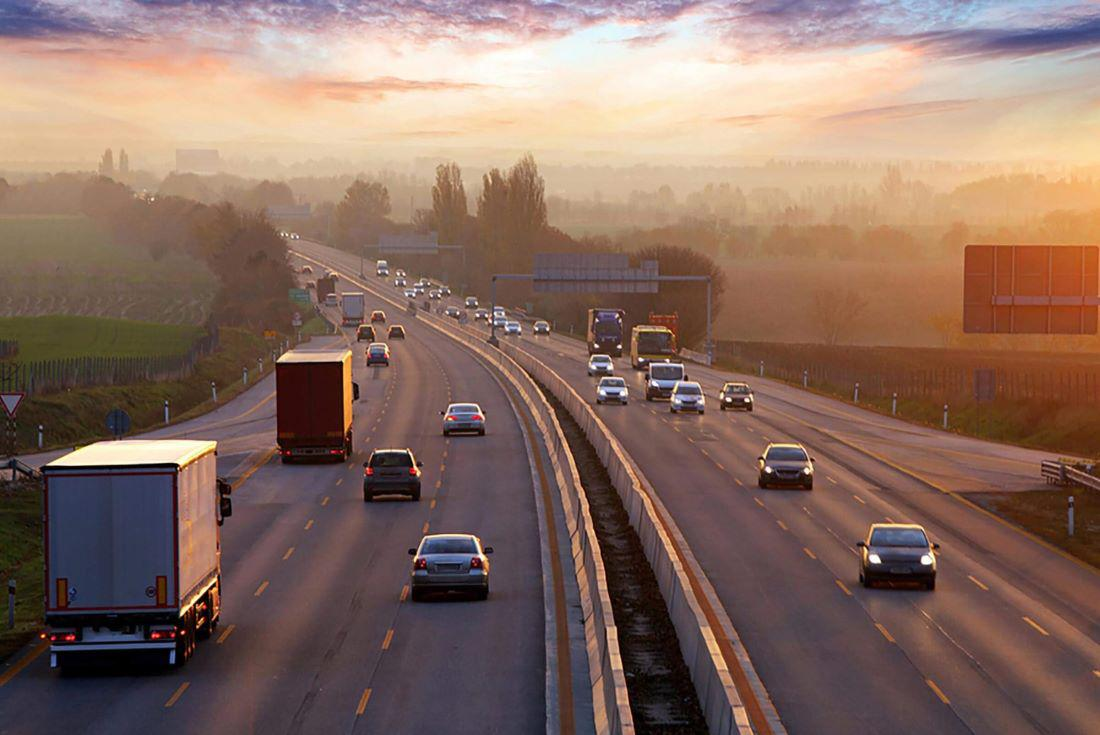
#> input picture OpenCV/car_img.jpg, 1100 x 735 px
$ python image_transformation_and_manipulation.py
#> lines starting #> are read from the running program, lines starting #| are printed output that depends on the picture
#Resizing and scaling
'''
import cv2 as cv
# syntax -> resized = cv.resize(src, dsize, fx, fy, interpolation)

image = cv.imread("car_img.jpg")
if image is None:
    print("image not found")
else:
    print("image loaded")
    # pass the dimesion of the image as wight first then height
    resized = cv.resize(image, (300,300))
    cv.imshow("original image", image)
    cv.imshow("resized image", resized)

    cv.imwrite("resized_output.jpg", resized)
    cv.waitKey(0)
    cv.destroyAllWindows()
'''

#cropping image using slicing in opencv

# syntax -> cropped_img = image[startY:endY, startX:endX]
# here x is columns(left to right) and y is rows (top to bottom)

'''
import cv2 as cv
image = cv.imread("flower.jpg")
if image is not None:
    cropped = image[100:200, 50:150]
    cv.imshow("original", image)
    cv.imshow("cropped", cropped)
    cv.waitKey(0)
    cv.destroyAllWindows()
'''
# image rotation and flipping
# syntax:-
# M = cv.getRotationMatrix2D(center, angle, scale)
# rotated_img = cv.wrapAffine(image, M, (width, height))

'''
import cv2 as cv
image = cv.imread("flower.jpg")
if image is None:
    print("could not load img")
else:
    (h,w) =image.shape[:2]

    center = (w//2, h//2)
    M = cv.getRotationMatrix2D(center, 90, 1.0)
    rotated = cv.warpAffine(image, M, (w,h))

    cv.imshow("original", image)
    cv.imshow("rotated 90 degree", rotated)
    cv.waitKey(0)
    cv.destroyAllWindows()
'''

#filiping image vertically, horizontally, and both
import cv2 as cv
image = cv.imread("car_img.jpg")
#> image is the input picture: shape (735, 1100, 3); mean B, G, R 98.3, 109.4, 136.2
if image is None:
    print("could not load image")
else:
    flipped_horizontal = cv.flip(image, 1)
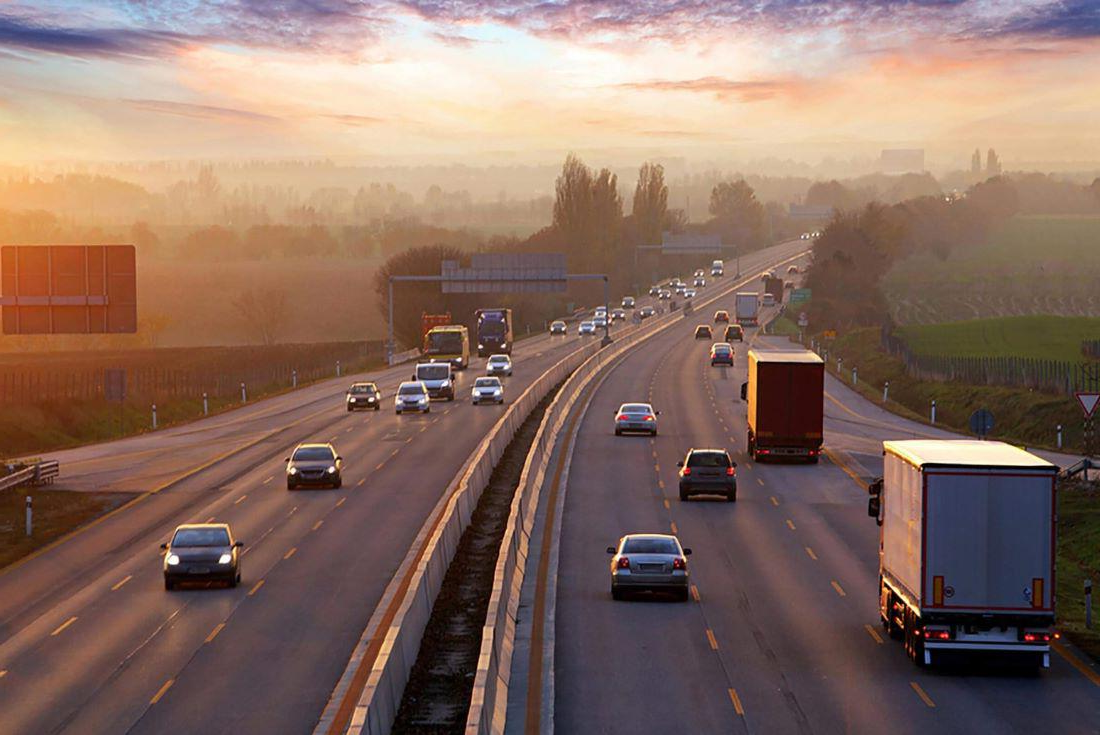
#> flipped_horizontal: shape (735, 1100, 3); mean B, G, R 98.3, 109.4, 136.2
    flipped_vertical = cv.flip(image, 0)
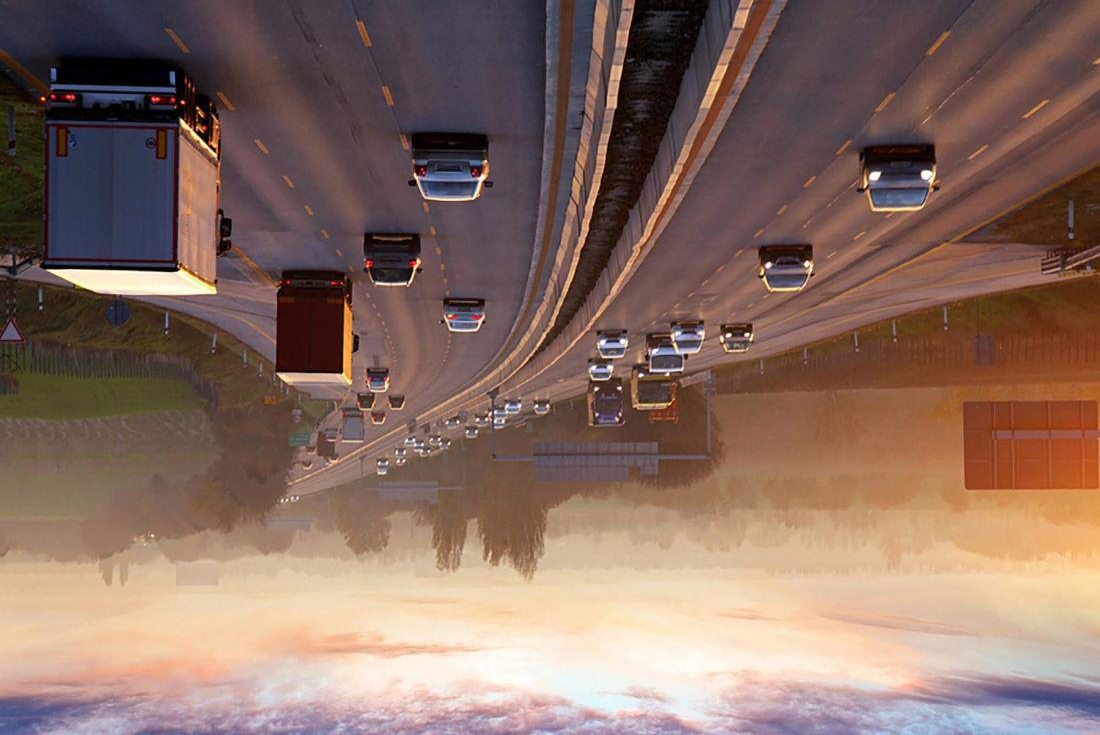
#> flipped_vertical: shape (735, 1100, 3); mean B, G, R 98.3, 109.4, 136.2
    flipped_both = cv.flip(image, -1)
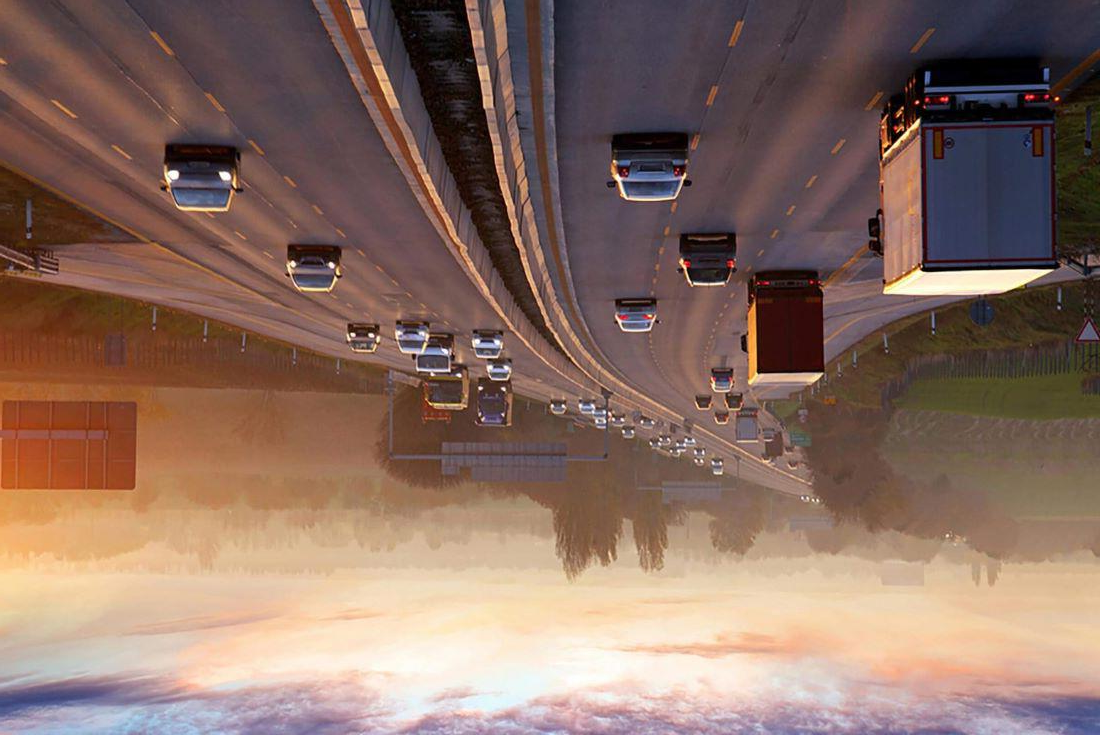
#> flipped_both: shape (735, 1100, 3); mean B, G, R 98.3, 109.4, 136.2

    cv.imshow("original", image)
    cv.imshow("flipped_horizontal", flipped_horizontal)
    cv.imshow("flipped_vertical", flipped_vertical)
    cv.imshow("flipped_both", flipped_both)
    cv.waitKey(0)
    cv.destroyAllWindows()

$ run again, with OpenCV/envy.jpg copied over OpenCV/car_img.jpg
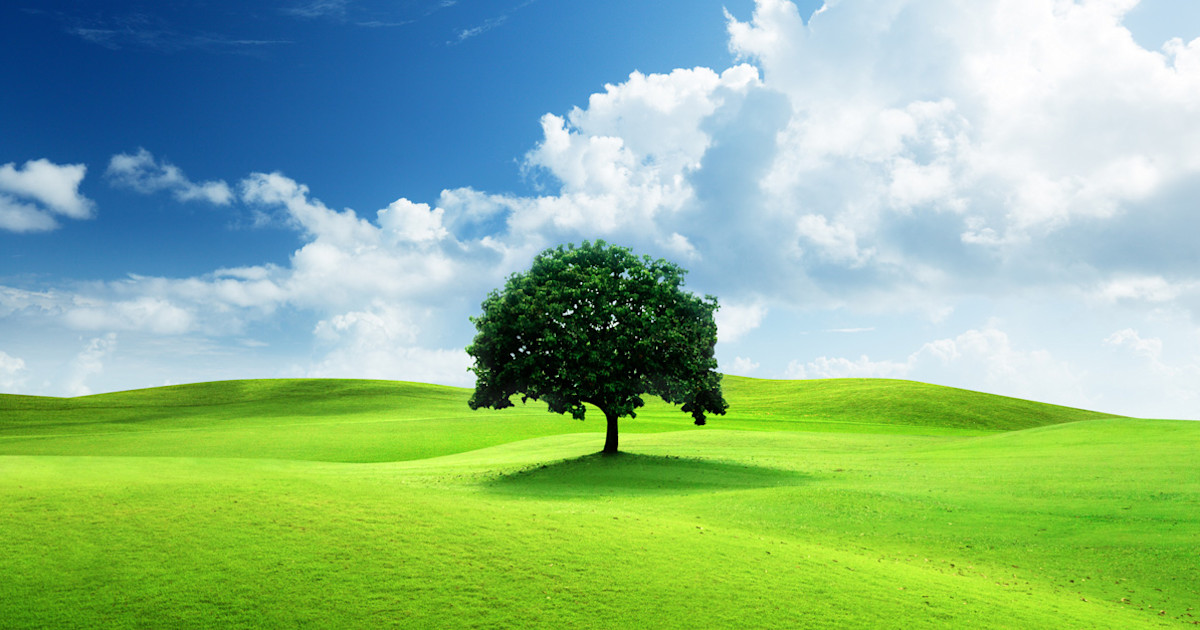
#> input picture OpenCV/envy.jpg, 1200 x 630 px
#> image is the input picture: shape (630, 1200, 3); mean B, G, R 139.9, 183.6, 139.8
#> `flipped_vertical = cv.flip(image, 0)`:
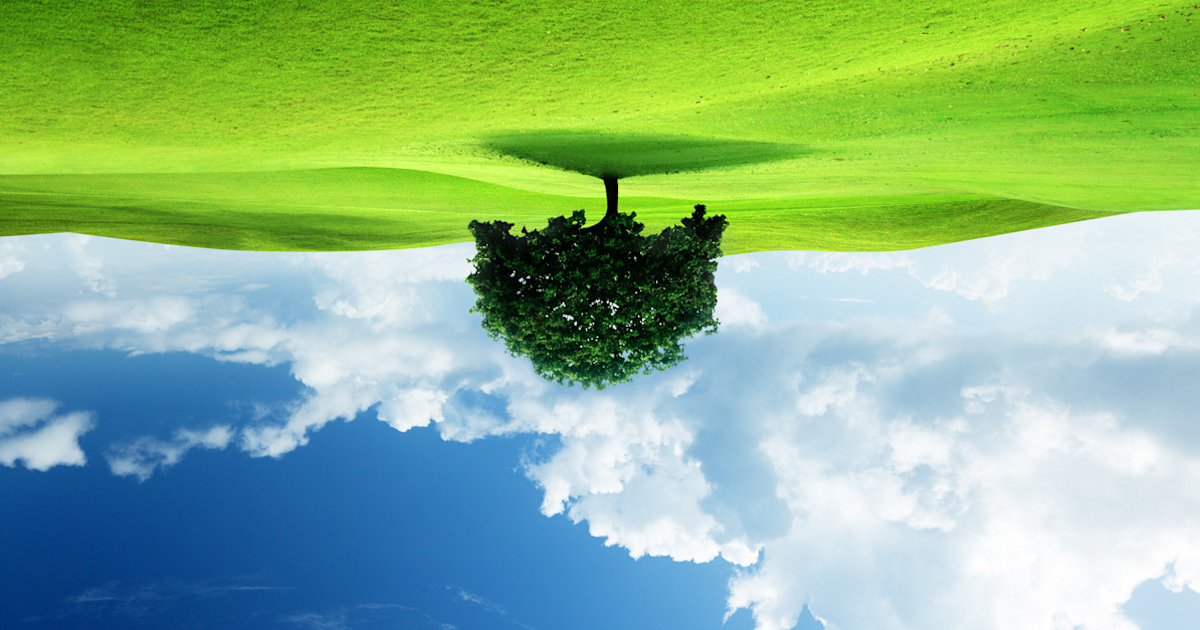
#> flipped_vertical: shape (630, 1200, 3); mean B, G, R 139.9, 183.6, 139.8
#> `flipped_both = cv.flip(image, -1)`:
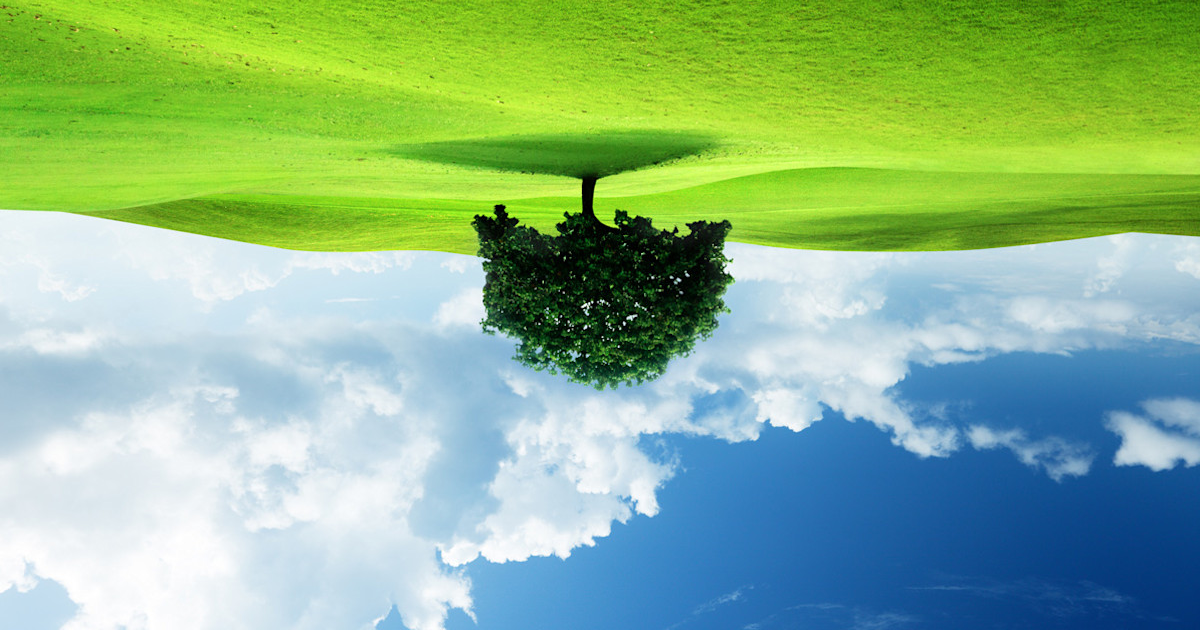
#> flipped_both: shape (630, 1200, 3); mean B, G, R 139.9, 183.6, 139.8

$ run again, with OpenCV/flower.jpg copied over OpenCV/car_img.jpg
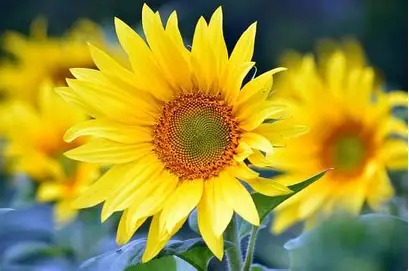
#> input picture OpenCV/flower.jpg, 409 x 271 px
#> image is the input picture: shape (271, 409, 3); mean B, G, R 50.2, 147.5, 157.8
#> `flipped_vertical = cv.flip(image, 0)`:
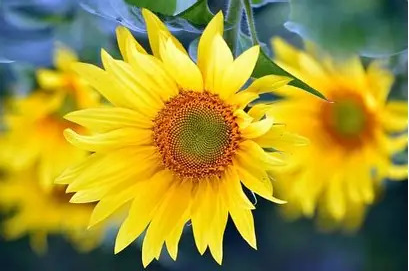
#> flipped_vertical: shape (271, 409, 3); mean B, G, R 50.2, 147.5, 157.8
#> `flipped_both = cv.flip(image, -1)`:
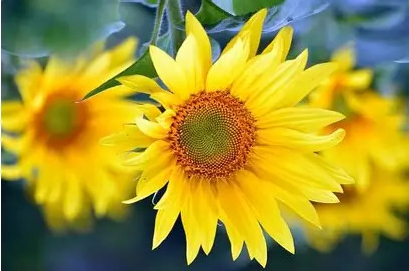
#> flipped_both: shape (271, 409, 3); mean B, G, R 50.2, 147.5, 157.8
